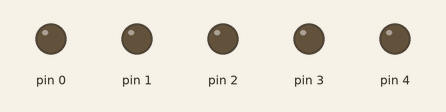
Bench run of a sketch on a simulated Arduino Uno, built with avr-gcc and run on an emulated ATmega328P. On the bench: output pins drawn as LEDs (lit = HIGH).

Above: at 0.1 s.
At 4.1 s:
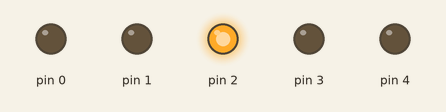
At 9.1 s:
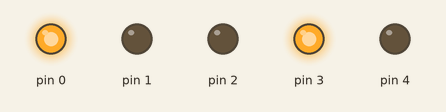
At 19.1 s:
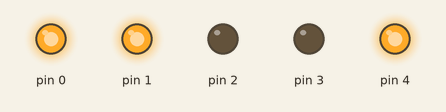
At 29.1 s:
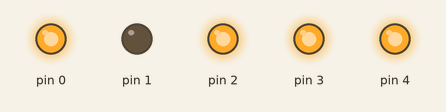
At 39.1 s:
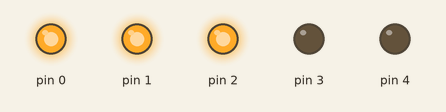
Timing chart, 0 to 40.0 s (numbered marks = the images above):
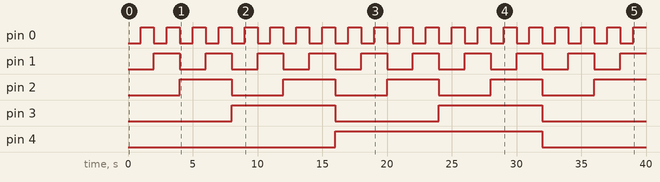

The sketch:

BinaryLED.ino
```cpp
void setup() {
  for (int i = 0; i<5; i++) {
    pinMode(i, OUTPUT);
  }
}

void loop() {
  for (int i = 0; i < 32; i++) {
    for (int j = 0; j<5; j++) {
      if((1<<j) & i) {
        digitalWrite(j, HIGH);
      }
      else {
        digitalWrite(j, LOW);
      }
    }
    delay(1000);
  }
}
```

Measured:
- by itself, pin 0: alternates HIGH for 1.0 s and LOW for 1.0 s
- by itself, pin 1: alternates HIGH for 2.0 s and LOW for 2.0 s
- by itself, pin 2: alternates HIGH for 4.0 s and LOW for 4.0 s
- by itself, pin 3: alternates HIGH for 8.0 s and LOW for 8.0 s
- by itself, pin 4: LOW → HIGH at 16.0 s, → LOW 16.0 s later
